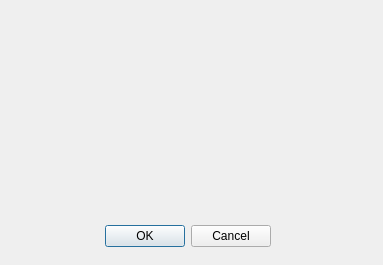
<?xml version="1.0" encoding="UTF-8"?>
<ui version="4.0">
 <class>window1</class>
 <widget class="QDialog" name="window1">
  <property name="geometry">
   <rect>
    <x>0</x>
    <y>0</y>
    <width>383</width>
    <height>265</height>
   </rect>
  </property>
  <property name="windowTitle">
   <string>Dialog</string>
  </property>
  <widget class="QDialogButtonBox" name="buttonBox">
   <property name="geometry">
    <rect>
     <x>-70</x>
     <y>220</y>
     <width>341</width>
     <height>32</height>
    </rect>
   </property>
   <property name="orientation">
    <enum>Qt::Horizontal</enum>
   </property>
   <property name="standardButtons">
    <set>QDialogButtonBox::Cancel|QDialogButtonBox::Ok</set>
   </property>
  </widget>
  <action name="actionCreate_File">
   <property name="icon">
    <iconset>
     <normaloff>C:/Users/Dell/Downloads/add-file.png</normaloff>C:/Users/Dell/Downloads/add-file.png</iconset>
   </property>
   <property name="text">
    <string>Create File</string>
   </property>
   <property name="toolTip">
    <string>Create File</string>
   </property>
  </action>
 </widget>
 <resources/>
 <connections>
  <connection>
   <sender>buttonBox</sender>
   <signal>accepted()</signal>
   <receiver>window1</receiver>
   <slot>accept()</slot>
   <hints>
    <hint type="sourcelabel">
     <x>248</x>
     <y>254</y>
    </hint>
    <hint type="destinationlabel">
     <x>157</x>
     <y>274</y>
    </hint>
   </hints>
  </connection>
  <connection>
   <sender>buttonBox</sender>
   <signal>rejected()</signal>
   <receiver>window1</receiver>
   <slot>reject()</slot>
   <hints>
    <hint type="sourcelabel">
     <x>316</x>
     <y>260</y>
    </hint>
    <hint type="destinationlabel">
     <x>286</x>
     <y>274</y>
    </hint>
   </hints>
  </connection>
 </connections>
</ui>
